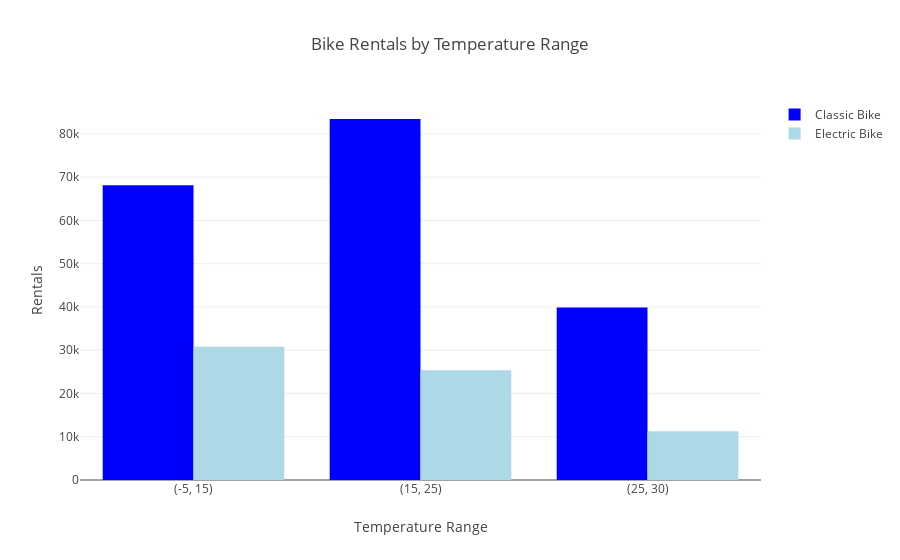

Notebook code for this chart:
### Markdown cell above
### The plot above provides a clear picture with respect to seasonal usage of bikes. Summer months being the most widely used season for classic bikes.

### Code cell
bins = [-5, 15, 25, 30]
labels = ['(-5, 15)', '(15, 25)', '(25, 30)']

# Categorizing temperatures into bins
small_dataset['temp_range'] = pd.cut(small_dataset['avgTemp'], bins=bins, labels=labels, right=False)

# Aggregating trip counts by bike type and temperature range
bike_counts = small_dataset.groupby(['rideable_type', 'temp_range'])['trip_count'].count().reset_index()

# Separating data for classic and electric bikes
classic_counts = bike_counts[bike_counts['rideable_type'] == 'classic_bike']
electric_counts = bike_counts[bike_counts['rideable_type'] == 'electric_bike']

# Creating the figure
fig = go.Figure()

# Adding bar charts for classic and electric bikes
fig.add_trace(go.Bar(
    x=classic_counts['temp_range'],
    y=classic_counts['trip_count'],
    name='Classic Bike',
    marker=dict(color='blue'),
))

fig.add_trace(go.Bar(
    x=electric_counts['temp_range'],
    y=electric_counts['trip_count'],
    name='Electric Bike',
    marker=dict(color='lightblue'),
))

# Update layout
fig.update_layout(
    title='Bike Rentals by Temperature Range',
    xaxis=dict(title='Temperature Range'),
    yaxis=dict(title='Rentals'),
    barmode='group',  # Group bars side by side
)

# Calculating the total trip counts for classic and electric bikes
classic_rental_count = classic_counts['trip_count'].sum()
electric_rental_count = electric_counts['trip_count'].sum()

# Calculating the ratio
rental_ratio = classic_rental_count / electric_rental_count

print(f"Classic bikes are rented {rental_ratio:.2f} times more than electric bikes.")

# Show the figure
fig.show()

### Figure 1 — Plotly figure (JSON) as saved in the notebook; plotly's stock layout.template omitted (floating-point values rounded to 4 significant figures)
{"data": [{"marker": {"color": "blue"}, "name": "Classic Bike", "type": "bar", "x": ["(-5, 15)", "(15, 25)", "(25, 30)"], "y": [68155, 83445, 39896]}, {"marker": {"color": "lightblue"}, "name": "Electric Bike", "type": "bar", "x": ["(-5, 15)", "(15, 25)", "(25, 30)"], "y": [30772, 25377, 11271]}], "layout": {"autosize": true, "barmode": "group", "title": {"text": "Bike Rentals by Temperature Range"}, "xaxis": {"autorange": true, "range": [-0.5, 2.5], "title": {"text": "Temperature Range"}, "type": "category"}, "yaxis": {"autorange": true, "range": [0, 87840.0], "title": {"text": "Rentals"}, "type": "linear"}}}
